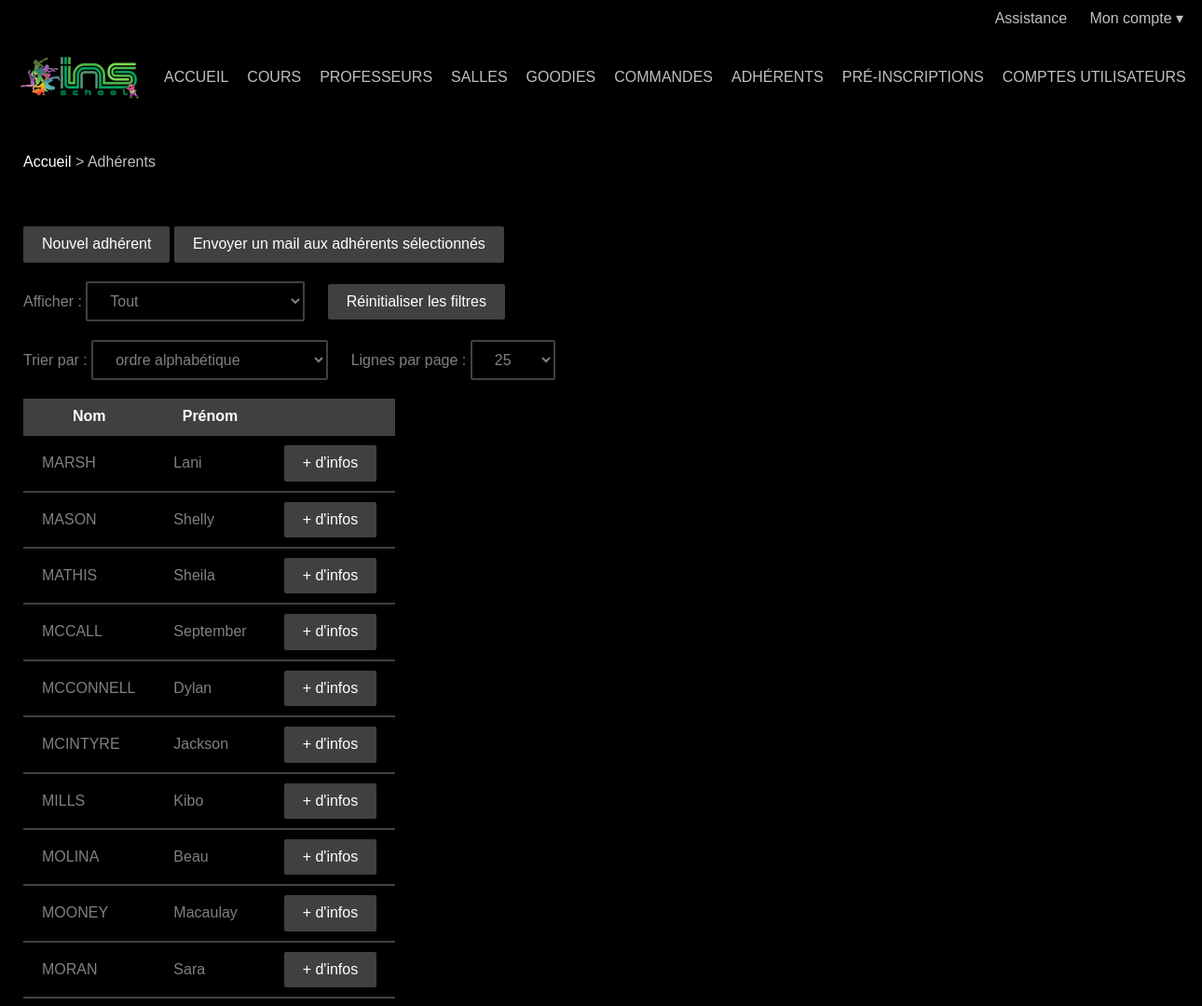
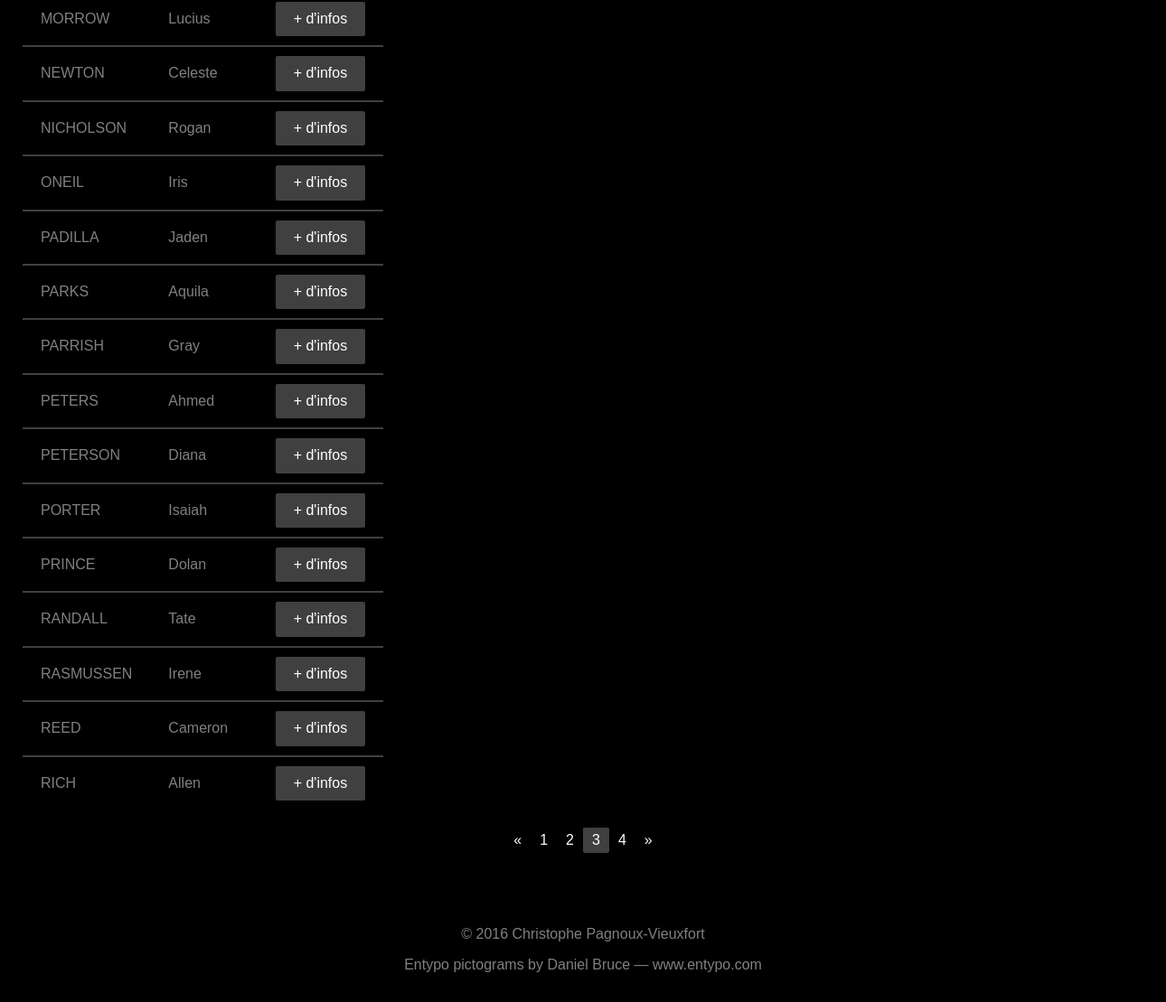
The page /overview.php?table=member&page=3 (signed in) on the database its author committed (2 pictures, top to bottom).
### tables this page shows
CREATE TABLE `member` (
  `member_id` smallint(5) UNSIGNED NOT NULL,
  `first_name` varchar(50) NOT NULL,
  `last_name` varchar(50) NOT NULL,
  `birth_date` date NOT NULL,
  `address` varchar(255) NOT NULL,
  `postal_code` char(5) NOT NULL,
  `city` varchar(50) NOT NULL,
  `cellphone` char(14) DEFAULT NULL,
  `cellphone_father` char(14) DEFAULT NULL,
  `cellphone_mother` char(14) DEFAULT NULL,
  `phone` char(14) DEFAULT NULL,
  `email` varchar(100) DEFAULT NULL,
  `means_of_knowledge` enum('POSTER_FLYER','INTERNET','WORD_OF_MOUTH','ADVERTISING_PANEL') NOT NULL,
  `volunteer` tinyint(1) NOT NULL DEFAULT '0',
  `creation_date` datetime NOT NULL
);

### views/table_member.html.php (the view, shortened to what this page needs)
<ol class="breadcrumb">
  <li><?php link_home() ?></li>
  <li>Adhérents</li>
</ol>
<div class="container">
  <ul class="action-links">
    <li><?php link_add_entity($table) ?></li>
    <li><?php link_send_mail_to_multiple_recipients($table) ?></li>
  </ul>
  <?php if (mysqli_num_rows($result) != 0): ?>
    <?php table_filter_member() ?>
    <table>
      <tr>
        <th>Nom</th>
        <th>Prénom</th>
        <th></th>
      </tr>
      <?php while ($row = mysqli_fetch_assoc($result)): ?>
        <?php $row = html_encode_strings($row) ?>
        <tr>
          <td><?php echo strtoupper($row['last_name']) ?></td>
          <td><?php echo $row['first_name'] ?></td>
          <td><?php link_entity('member', $row['member_id']) ?></td>
        </tr>
      <?php endwhile ?>
    </table>
    <?php table_pagination($table, $page, $filter) ?>
  <?php elseif (row_count($table) != 0): ?>
    <?php table_filter_member() ?>
  <?php else: ?>
    <p>Aucun adhérent</p>
  <?php endif ?>
</div>

### src/util.php (shortened to what this page needs)
<?php
require_once 'src/table.php';
function link_home()
{
	echo '<a href="index.php">Accueil</a>';
}
function link_table($table)
{
	$label = '';
	switch ($table) {
	case 'goody':
		$label = 'Goodies';
		break;
	case 'lesson':
		$label = 'Cours';
		break;
	case 'member':
		$label = 'Adhérents';
		break;
	case 'order':
		$label = 'Commandes';
		break;
	case 'pre_registration':
		$label = 'Pré-inscriptions';
		break;
	case 'room':
		$label = 'Salles';
		break;
	case 'teacher':
		$label = 'Professeurs';
		break;
	case 'user':
		$label = 'Comptes utilisateurs';
		break;
	}
	echo '<a href="overview.php?table=' . $table . '">' . $label . '</a>';
}
function link_reset_filters($table)
{
	echo '<a class="button" href="overview.php?action=reset_filters&amp;' .
	     'table=' . $table . '">Réinitialiser les filtres</a>';
}
function link_previous($table, $page)
{
	if ($page == 1)
		echo '<a href="overview.php?table=' . $table . '">&laquo;</a>';
	else
		echo '<a href="overview.php?table=' . $table . '&amp;page=' .
		     $page . '">&laquo;</a>';
}
function link_next($table, $page)
{
	echo '<a href="overview.php?table=' . $table . '&amp;page=' . $page .
	     '">&raquo;</a>';
}
function link_page($table, $page)
{
	if ($page == 1)
		echo '<a href="overview.php?table=' . $table . '">' . $page .
		     '</a>';
	else
		echo '<a href="overview.php?table=' . $table . '&amp;page=' .
		     $page . '">' . $page . '</a>';
}
function link_entity($table, $id, $label = null)
{
	if (isset($label))
		echo '<a href="entity.php?table=' . $table . '&amp;id=' . $id .
		     '">' . $label . '</a>';
	else
		echo '<a class="button" href="entity.php?table=' . $table .
		     '&amp;id=' . $id . '">+ d\'infos</a>';
}
function link_add_entity($table, $id = null)
{
	$label = '';
	switch ($table) {
	case 'member':
		$label = 'Nouvel adhérent';
		break;
	}
	if (isset($id))
		echo '<a class="button" href="entity.php?action=add&amp;' .
		     'table=' . $table . '&amp;id=' . $id . '">' . $label .
		     '</a>';
	else
		echo '<a class="button" href="entity.php?action=add&amp;' .
		     'table=' . $table . '">' . $label . '</a>';
}
function link_send_mail_to_multiple_recipients($table)
{
	$filter = select_filter($table);
	$link = connect_database();
	$query = 'SELECT email FROM `' . $table . '`' . $filter;
	if (!$result = mysqli_query($link, $query)) {
		sql_error($link, $query);
		exit;
	}
	$to = '';
	while ($row = mysqli_fetch_assoc($result)) {
		if ($row['email'] != '') {
			if ($to != '')
				$to .= ',';
			$to .= $row['email'];
		}
	}
	$to = htmlspecialchars(urlencode($to));
	$label = '';
	switch ($table) {
	case 'member':
		$label = 'Envoyer un mail aux adhérents sélectionnés';
		break;
	}
	echo '<a class="button" href="mailto:' . $to . '" target="_blank">' .
	     $label . '</a>';
}
function link_send_ticket()
{
	echo '<a href="send_ticket.php">Assistance</a>';
}
function html_encode_strings($array)
{
	return $array;
}
function row_count($table, $filter = '')
{
	$link = connect_database();
	$query = 'SELECT COUNT(*) FROM `' . $table . '`' . $filter;
	if (!$result = mysqli_query($link, $query)) {
		sql_error($link, $query);
		exit;
	}
	$row = mysqli_fetch_row($result);
	return $row[0];
}

### public/css/main.css (style rules this page uses)
body { background-attachment: fixed; background-color: #000000; background-image: url('../img/background.jpg'); background-position: center top; color: #808080; }
a { color: #ffffff; text-decoration: none; }
input[type=submit], .button { background-color: #404040; border: none; border-radius: 2px; color: #ffffff; display: inline-block; }
input[type=submit], .button { padding: 10px 20px; }
table { border-collapse: collapse; }
th, td { border-bottom: 2px solid #404040; padding: 10px 20px; }
th { background-color: #404040; color: #ffffff; }
tr:last-child td { border-bottom: none; }
.dropdown-menu, .navbar ul, .breadcrumb, .pagination ul, .action-links { margin: 0; padding: 0; }
.navbar, .breadcrumb, .container, .super-container, .footer-container { box-sizing: border-box; margin: auto; width: 1280px; }
.navbar li a { display: inline-block; float: left; padding: 0 10px; }
.utility-bar a, .dropdown-toggle, .navbar li a { color: #c0c0c0; }
.breadcrumb { color: #c0c0c0; margin-bottom: 20px; padding: 0 20px; }
.breadcrumb li { display: inline; }
.breadcrumb li::before { content: '> '; }
.breadcrumb li:first-child::before { content: none; }
.container { background-color: #000000; margin-bottom: 20px; padding: 20px; }
.pagination li a, .pagination li .active, .pagination li .disabled { border-radius: 2px; color: #ffffff; display: inline-block; float: left; padding: 5px 10px; }
.action-links { margin-bottom: 20px; margin-top: 20px; }
.action-links li { display: inline; }

### public/css/footer.css (style rules this page uses)
html { min-height: 100%; position: relative; }
body { margin-bottom: 140px; }

### rows shown on the page
member: last_name "MARSH", first_name "Lani"
member: last_name "MASON", first_name "Shelly"
member: last_name "MATHIS", first_name "Sheila"
member: last_name "MCCALL", first_name "September"
member: last_name "MCCONNELL", first_name "Dylan"
member: last_name "MCINTYRE", first_name "Jackson"
member: last_name "MILLS", first_name "Kibo"
member: last_name "MOLINA", first_name "Beau"
member: last_name "MOONEY", first_name "Macaulay"
member: last_name "MORAN", first_name "Sara"
member: last_name "MORROW", first_name "Lucius"
member: last_name "NEWTON", first_name "Celeste"
member: last_name "NICHOLSON", first_name "Rogan"
member: last_name "ONEIL", first_name "Iris"
member: last_name "PADILLA", first_name "Jaden"
member: last_name "PARKS", first_name "Aquila"
member: last_name "PARRISH", first_name "Gray"
member: last_name "PETERS", first_name "Ahmed"
member: last_name "PETERSON", first_name "Diana"
member: last_name "PORTER", first_name "Isaiah"
member: last_name "PRINCE", first_name "Dolan"
member: last_name "RANDALL", first_name "Tate"
member: last_name "RASMUSSEN", first_name "Irene"
member: last_name "REED", first_name "Cameron"
member: last_name "RICH", first_name "Allen"

### other values the page prints
$label "COURS PROFESSEURS SALLES GOODIES COMMANDES ADHÉRENTS PRÉ-INSCRIPTIONS COMPTES UTILISATEURS"
$label "Nouvel adhérent"
$label "Envoyer un mail aux adhérents sélectionnés"
$page "1"
$page "2"
$page "3"
$page "4"
